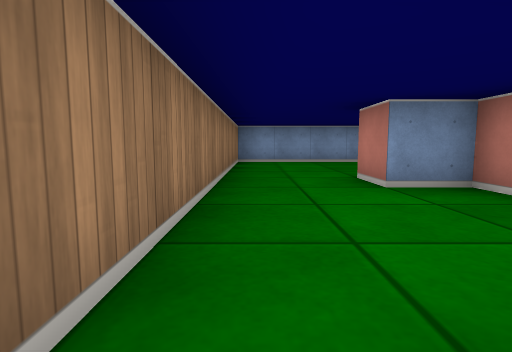
View 1 (above)

12 first-person views from a walk through a cub3D ray-caster map. The camera is about half as high as the walls, tilts 6° down and sees 80° across. The floor is counted in squares. Each view is taken from the middle of a square. On the plan, view 1 faces up. The plan holds only what a view shows up to about 9 squares ahead; the rest is blank. The place goes on beyond the plan.

View 2
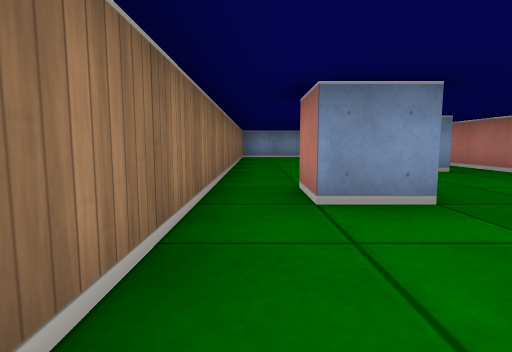

View 3
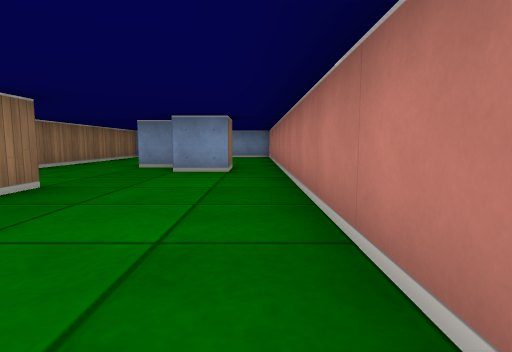

View 4
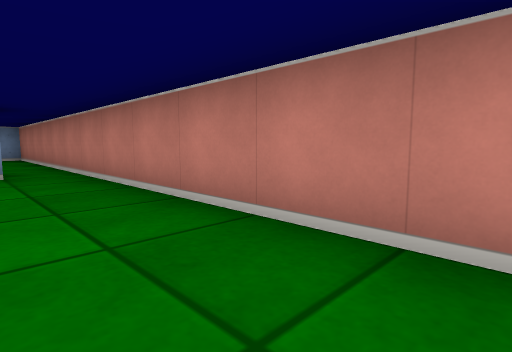

View 5
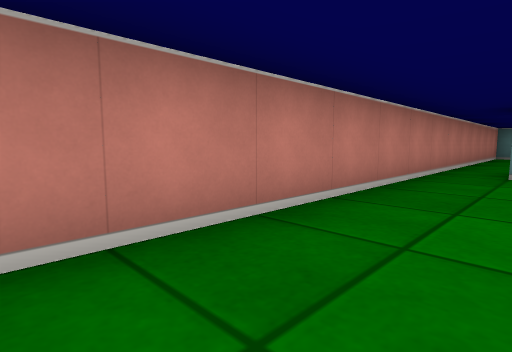

View 6
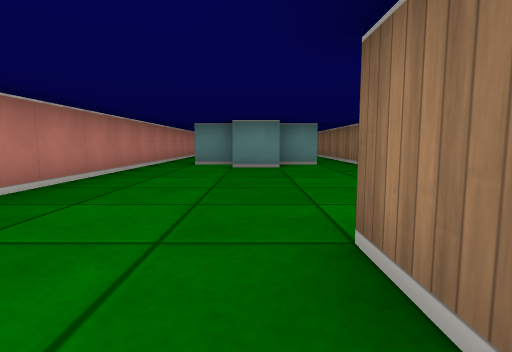

View 7
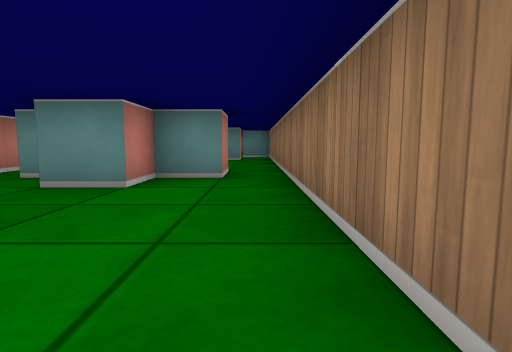

View 8
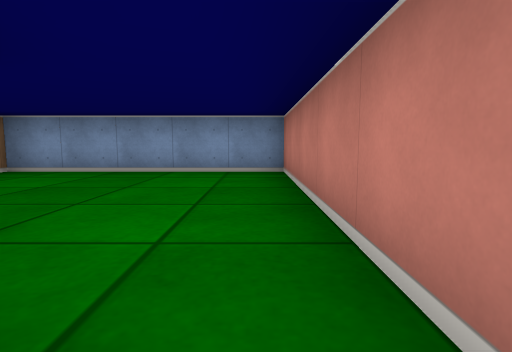

View 9
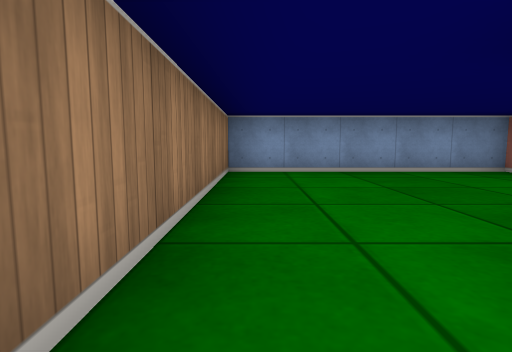

View 10
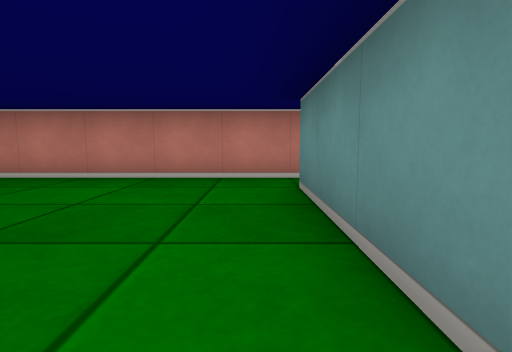

View 11
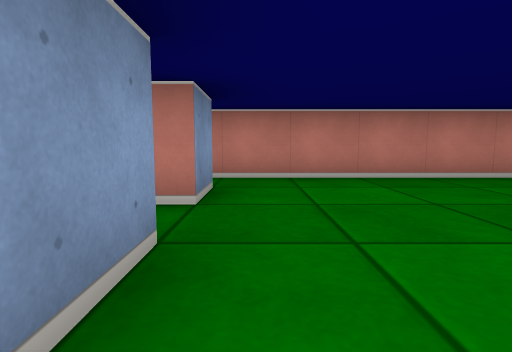

View 12
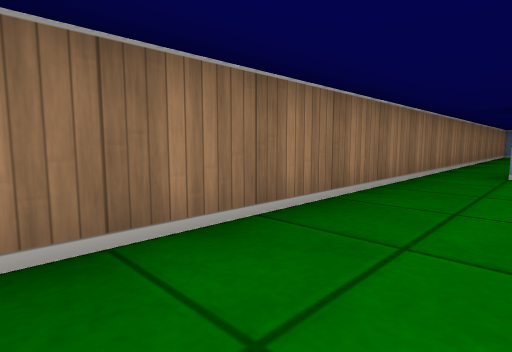

### Floor plan
Ten units are one square. View 1 is at (0, 0); x grows to the right and y downward. Boxes are objects, and circles mark ways between rooms. Rooms are numbered by the first view taken in them; rooms with no view inside come last. Other rooms are left out.
<svg viewBox="-10 -90 60 219">
<path fill="none" stroke="#000" d="M15 -5 15 5 5 5 5 -5M25 65 35 65M35 -25 25 -25M-5 -25 -5 75M25 -35 15 -35M5 75 5 65 15 65 15 55 25 55M45 74 45 -25M15 -35 15 -45M35 -35 35 -25M25 -29 25 -35M45 -25 45 -85 -5 -85 -5 -25M5 115 35 115M15 75 5 75M35 75 25 75M45 124 45 74M-5 75 -5 110"/>
<circle cx="40" cy="-30" r="3" fill="#2a7"/>
<circle cx="5" cy="-35" r="3" fill="#2a7"/>
<circle cx="0" cy="80" r="3" fill="#2a7"/>
<circle cx="40" cy="80" r="3" fill="#2a7"/>
<text x="20" y="20">1</text>
<text x="20" y="-60">2</text>
<text x="20" y="100">3</text>
</svg>
Room 1 opens to room 2. Room 1 opens to room 3.

Where each view was taken, in squares from view 1:
view 1: 0 up, 0 right, facing up
view 2: 3 down, 0 right, facing up
view 3: 3 down, 4 right, facing up
view 4: 3 down, 3 right, facing up-right
view 5: 1 down, 3 right, facing down-right
view 6: 1 up, 2 right, facing down
view 7: 2 down, 0 right, facing down
view 8: 3 up, 4 right, facing up
view 9: 3 up, 0 right, facing up
view 10: 11 down, 0 right, facing right
view 11: 8 down, 0 right, facing right
view 12: 6 down, 1 right, facing up-left
